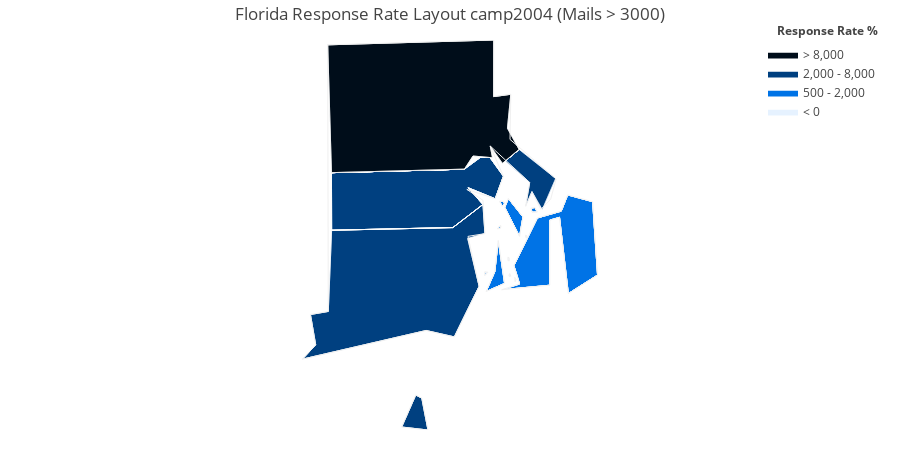

This figure's notebook cell:
### Code cell
values = RI['Rate of COVID-19 cases per 100,000 population'].tolist()
FIPS = RI['FIPS'].tolist()


colorscale = ['#e6f2ff','#99ccff','#4da6ff','#0073e6','#004080','#000d1a']

scope=['RI']
fig = ff.create_choropleth(
    fips=FIPS, values=values, scope=scope,
    binning_endpoints=[0, 100,500,2000, 8000], 
    colorscale=colorscale,
    county_outline={'color': 'rgb(255,255,255)', 'width': 0.5}, round_legend_values=False,
    legend_title='Response Rate %', title='Florida Response Rate Layout camp2004 (Mails > 3000)'
)
fig.layout.template = None
fig.show()
